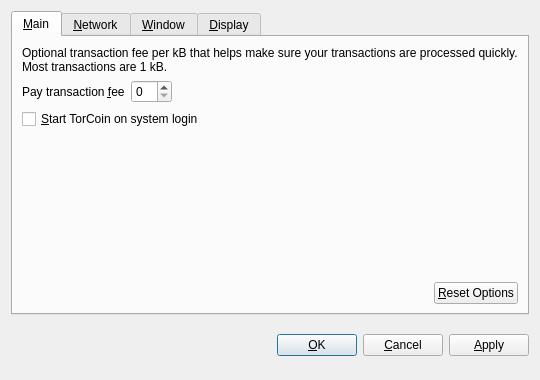
<?xml version="1.0" encoding="UTF-8"?>
<ui version="4.0">
 <class>OptionsDialog</class>
 <widget class="QDialog" name="OptionsDialog">
  <property name="geometry">
   <rect>
    <x>0</x>
    <y>0</y>
    <width>540</width>
    <height>380</height>
   </rect>
  </property>
  <property name="windowTitle">
   <string>Options</string>
  </property>
  <property name="modal">
   <bool>true</bool>
  </property>
  <layout class="QVBoxLayout" name="verticalLayout">
   <item>
    <widget class="QTabWidget" name="tabWidget">
     <property name="tabPosition">
      <enum>QTabWidget::North</enum>
     </property>
     <property name="currentIndex">
      <number>0</number>
     </property>
     <widget class="QWidget" name="tabMain">
      <attribute name="title">
       <string>&amp;Main</string>
      </attribute>
      <layout class="QVBoxLayout" name="verticalLayout_Main">
       <item>
        <widget class="QLabel" name="transactionFeeInfoLabel">
         <property name="text">
          <string>Optional transaction fee per kB that helps make sure your transactions are processed quickly. Most transactions are 1 kB.</string>
         </property>
         <property name="textFormat">
          <enum>Qt::PlainText</enum>
         </property>
         <property name="wordWrap">
          <bool>true</bool>
         </property>
        </widget>
       </item>
       <item>
        <layout class="QHBoxLayout" name="horizontalLayout_1_Main">
         <item>
          <widget class="QLabel" name="transactionFeeLabel">
           <property name="text">
            <string>Pay transaction &amp;fee</string>
           </property>
           <property name="textFormat">
            <enum>Qt::PlainText</enum>
           </property>
           <property name="buddy">
            <cstring>transactionFee</cstring>
           </property>
          </widget>
         </item>
         <item>
          <widget class="BitcoinAmountField" name="transactionFee"/>
         </item>
         <item>
          <spacer name="horizontalSpacer_1_Main">
           <property name="orientation">
            <enum>Qt::Horizontal</enum>
           </property>
           <property name="sizeHint" stdset="0">
            <size>
             <width>40</width>
             <height>20</height>
            </size>
           </property>
          </spacer>
         </item>
        </layout>
       </item>
       <item>
        <widget class="QCheckBox" name="bitcoinAtStartup">
         <property name="toolTip">
          <string>Automatically start TorCoin after logging in to the system.</string>
         </property>
         <property name="text">
          <string>&amp;Start TorCoin on system login</string>
         </property>
        </widget>
       </item>
       <item>
        <spacer name="verticalSpacer_Main">
         <property name="orientation">
          <enum>Qt::Vertical</enum>
         </property>
         <property name="sizeHint" stdset="0">
          <size>
           <width>20</width>
           <height>40</height>
          </size>
         </property>
        </spacer>
       </item>
       <item>
        <layout class="QHBoxLayout" name="horizontalLayout_2_Main">
         <item>
          <spacer name="horizontalSpacer_2_Main">
           <property name="orientation">
            <enum>Qt::Horizontal</enum>
           </property>
           <property name="sizeHint" stdset="0">
            <size>
             <width>40</width>
             <height>20</height>
            </size>
           </property>
          </spacer>
         </item>
         <item>
          <widget class="QPushButton" name="resetButton">
           <property name="toolTip">
            <string>Reset all client options to default.</string>
           </property>
           <property name="text">
            <string>&amp;Reset Options</string>
           </property>
           <property name="autoDefault">
            <bool>false</bool>
           </property>
          </widget>
         </item>
        </layout>
       </item>
      </layout>
     </widget>
     <widget class="QWidget" name="tabNetwork">
      <attribute name="title">
       <string>&amp;Network</string>
      </attribute>
      <layout class="QVBoxLayout" name="verticalLayout_Network">
       <item>
        <widget class="QCheckBox" name="mapPortUpnp">
         <property name="toolTip">
          <string>Automatically open the TorCoin client port on the router. This only works when your router supports UPnP and it is enabled.</string>
         </property>
         <property name="text">
          <string>Map port using &amp;UPnP</string>
         </property>
        </widget>
       </item>
       <item>
        <widget class="QCheckBox" name="connectSocks">
         <property name="toolTip">
          <string>Connect to the TorCoin network through a SOCKS proxy (e.g. when connecting through Tor).</string>
         </property>
         <property name="text">
          <string>&amp;Connect through SOCKS proxy:</string>
         </property>
        </widget>
       </item>
       <item>
        <layout class="QHBoxLayout" name="horizontalLayout_Network">
         <item>
          <widget class="QLabel" name="proxyIpLabel">
           <property name="text">
            <string>Proxy &amp;IP:</string>
           </property>
           <property name="textFormat">
            <enum>Qt::PlainText</enum>
           </property>
           <property name="buddy">
            <cstring>proxyIp</cstring>
           </property>
          </widget>
         </item>
         <item>
          <widget class="QValidatedLineEdit" name="proxyIp">
           <property name="maximumSize">
            <size>
             <width>140</width>
             <height>16777215</height>
            </size>
           </property>
           <property name="toolTip">
            <string>IP address of the proxy (e.g. 127.0.0.1)</string>
           </property>
          </widget>
         </item>
         <item>
          <widget class="QLabel" name="proxyPortLabel">
           <property name="text">
            <string>&amp;Port:</string>
           </property>
           <property name="textFormat">
            <enum>Qt::PlainText</enum>
           </property>
           <property name="buddy">
            <cstring>proxyPort</cstring>
           </property>
          </widget>
         </item>
         <item>
          <widget class="QLineEdit" name="proxyPort">
           <property name="maximumSize">
            <size>
             <width>55</width>
             <height>16777215</height>
            </size>
           </property>
           <property name="toolTip">
            <string>Port of the proxy (e.g. 9050)</string>
           </property>
          </widget>
         </item>
         <item>
          <widget class="QLabel" name="socksVersionLabel">
           <property name="text">
            <string>SOCKS &amp;Version:</string>
           </property>
           <property name="textFormat">
            <enum>Qt::PlainText</enum>
           </property>
           <property name="buddy">
            <cstring>socksVersion</cstring>
           </property>
          </widget>
         </item>
         <item>
          <widget class="QValueComboBox" name="socksVersion">
           <property name="toolTip">
            <string>SOCKS version of the proxy (e.g. 5)</string>
           </property>
          </widget>
         </item>
         <item>
          <spacer name="horizontalSpacer_Network">
           <property name="orientation">
            <enum>Qt::Horizontal</enum>
           </property>
           <property name="sizeHint" stdset="0">
            <size>
             <width>40</width>
             <height>20</height>
            </size>
           </property>
          </spacer>
         </item>
        </layout>
       </item>
       <item>
        <spacer name="verticalSpacer_Network">
         <property name="orientation">
          <enum>Qt::Vertical</enum>
         </property>
         <property name="sizeHint" stdset="0">
          <size>
           <width>20</width>
           <height>40</height>
          </size>
         </property>
        </spacer>
       </item>
      </layout>
     </widget>
     <widget class="QWidget" name="tabWindow">
      <attribute name="title">
       <string>&amp;Window</string>
      </attribute>
      <layout class="QVBoxLayout" name="verticalLayout_Window">
       <item>
        <widget class="QCheckBox" name="minimizeToTray">
         <property name="toolTip">
          <string>Show only a tray icon after minimizing the window.</string>
         </property>
         <property name="text">
          <string>&amp;Minimize to the tray instead of the taskbar</string>
         </property>
        </widget>
       </item>
       <item>
        <widget class="QCheckBox" name="minimizeOnClose">
         <property name="toolTip">
          <string>Minimize instead of exit the application when the window is closed. When this option is enabled, the application will be closed only after selecting Quit in the menu.</string>
         </property>
         <property name="text">
          <string>M&amp;inimize on close</string>
         </property>
        </widget>
       </item>
       <item>
        <spacer name="verticalSpacer_Window">
         <property name="orientation">
          <enum>Qt::Vertical</enum>
         </property>
         <property name="sizeHint" stdset="0">
          <size>
           <width>20</width>
           <height>40</height>
          </size>
         </property>
        </spacer>
       </item>
      </layout>
     </widget>
     <widget class="QWidget" name="tabDisplay">
      <attribute name="title">
       <string>&amp;Display</string>
      </attribute>
      <layout class="QVBoxLayout" name="verticalLayout_Display">
       <item>
        <layout class="QHBoxLayout" name="horizontalLayout_1_Display">
         <item>
          <widget class="QLabel" name="langLabel">
           <property name="text">
            <string>User Interface &amp;language:</string>
           </property>
           <property name="textFormat">
            <enum>Qt::PlainText</enum>
           </property>
           <property name="buddy">
            <cstring>lang</cstring>
           </property>
          </widget>
         </item>
         <item>
          <widget class="QValueComboBox" name="lang">
           <property name="toolTip">
            <string>The user interface language can be set here. This setting will take effect after restarting TorCoin.</string>
           </property>
          </widget>
         </item>
        </layout>
       </item>
       <item>
        <layout class="QHBoxLayout" name="horizontalLayout_2_Display">
         <item>
          <widget class="QLabel" name="unitLabel">
           <property name="text">
            <string>&amp;Unit to show amounts in:</string>
           </property>
           <property name="textFormat">
            <enum>Qt::PlainText</enum>
           </property>
           <property name="buddy">
            <cstring>unit</cstring>
           </property>
          </widget>
         </item>
         <item>
          <widget class="QValueComboBox" name="unit">
           <property name="toolTip">
            <string>Choose the default subdivision unit to show in the interface and when sending coins.</string>
           </property>
          </widget>
         </item>
        </layout>
       </item>
       <item>
        <widget class="QCheckBox" name="displayAddresses">
         <property name="toolTip">
          <string>Whether to show TorCoin addresses in the transaction list or not.</string>
         </property>
         <property name="text">
          <string>&amp;Display addresses in transaction list</string>
         </property>
        </widget>
       </item>
       <item>
        <spacer name="verticalSpacer_Display">
         <property name="orientation">
          <enum>Qt::Vertical</enum>
         </property>
         <property name="sizeHint" stdset="0">
          <size>
           <width>20</width>
           <height>40</height>
          </size>
         </property>
        </spacer>
       </item>
      </layout>
     </widget>
    </widget>
   </item>
   <item>
    <layout class="QHBoxLayout" name="horizontalLayout_Buttons">
     <item>
      <spacer name="horizontalSpacer_1">
       <property name="orientation">
        <enum>Qt::Horizontal</enum>
       </property>
       <property name="sizeHint" stdset="0">
        <size>
         <width>40</width>
         <height>48</height>
        </size>
       </property>
      </spacer>
     </item>
     <item>
      <widget class="QLabel" name="statusLabel">
       <property name="font">
        <font>
         <weight>75</weight>
         <bold>true</bold>
        </font>
       </property>
       <property name="text">
        <string/>
       </property>
       <property name="textFormat">
        <enum>Qt::PlainText</enum>
       </property>
       <property name="wordWrap">
        <bool>true</bool>
       </property>
      </widget>
     </item>
     <item>
      <spacer name="horizontalSpacer_2">
       <property name="orientation">
        <enum>Qt::Horizontal</enum>
       </property>
       <property name="sizeHint" stdset="0">
        <size>
         <width>40</width>
         <height>48</height>
        </size>
       </property>
      </spacer>
     </item>
     <item>
      <widget class="QPushButton" name="okButton">
       <property name="text">
        <string>&amp;OK</string>
       </property>
      </widget>
     </item>
     <item>
      <widget class="QPushButton" name="cancelButton">
       <property name="text">
        <string>&amp;Cancel</string>
       </property>
       <property name="autoDefault">
        <bool>false</bool>
       </property>
      </widget>
     </item>
     <item>
      <widget class="QPushButton" name="applyButton">
       <property name="text">
        <string>&amp;Apply</string>
       </property>
       <property name="autoDefault">
        <bool>false</bool>
       </property>
      </widget>
     </item>
    </layout>
   </item>
  </layout>
 </widget>
 <customwidgets>
  <customwidget>
   <class>BitcoinAmountField</class>
   <extends>QSpinBox</extends>
   <header>bitcoinamountfield.h</header>
  </customwidget>
  <customwidget>
   <class>QValueComboBox</class>
   <extends>QComboBox</extends>
   <header>qvaluecombobox.h</header>
  </customwidget>
  <customwidget>
   <class>QValidatedLineEdit</class>
   <extends>QLineEdit</extends>
   <header>qvalidatedlineedit.h</header>
  </customwidget>
 </customwidgets>
 <resources/>
 <connections/>
</ui>
